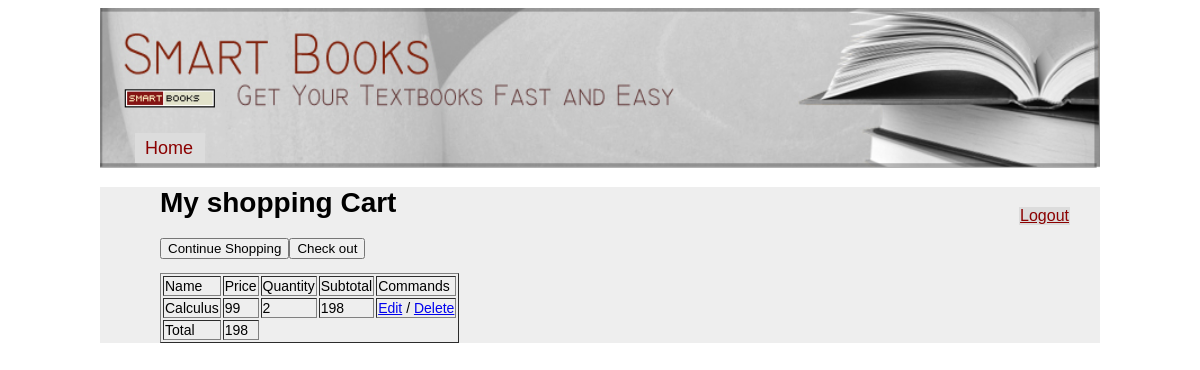
/shoppingcart.php (signed in), run on the app's committed database.
### tables this page shows
create table shoppingcart(id int unsigned not null auto_increment key,quantity integer,checkout bool,book_id integer,customer_id integer);

CREATE TABLE book(id INT UNSIGNED NOT NULL AUTO_INCREMENT KEY, name VARCHAR(128), ISBN INTEGER, year INTEGER, edition INTEGER, price FLOAT, quantity INTEGER, description TEXT, authorln VARCHAR(128), authorfn VARCHAR(128), course_id INTEGER);

### shoppingcart.php (the view, shortened to what this page needs)
<!DOCTYPE HTML PUBLIC "-//W3C//DTD HTML 4.01//EN"
   "http://www.w3.org/TR/html4/strict.dtd">
<html>
    <head>
        <link type="text/css" rel="stylesheet" href="main.css">
    </head>
    <body>
      <div id="container">
        <div id="header">
            <ul>
              <li><a href="index.php">Home</a></li>
            </ul>
        </div>
        <div id="content">
          <div id="toolbar">
            <ul>
                <li><a href="logout.php">Logout</a></li>
            </ul>
          </div>
        <h1>My shopping Cart</h1>
<?php
$id_user = $_SESSION['user_id'];
$sum = 0;
echo '<table border="1">'."\n";
$user_id=$_SESSION['user_id'];
$result = mysql_query("SELECT book.name, book.price, book.id, shoppingcart.quantity, shoppingcart.id,  shoppingcart.customer_id FROM book join shoppingcart on book.id=shoppingcart.book_id AND customer_id=$user_id");
echo "<tr><td>Name</td><td>Price</td><td>Quantity</td><td>Subtotal</td><td>Commands</td></tr>";
while ( $row = mysql_fetch_row($result) ) {
if (htmlentities($row[5]) == $id_user) {
    echo "<tr><td>";
    echo(htmlentities($row[0]));
    echo("</td><td>");
    echo(htmlentities($row[1]));
    echo("</td><td>");
    echo(htmlentities($row[3]));
    echo("</td><td>");
    echo(htmlentities($row[3])*htmlentities($row[1]));
    echo("</td><td>");
    echo('<a href="edit.php?id='.htmlentities($row[4]).'">Edit</a> / ');
    echo('<a href="delete.php?id='.htmlentities($row[4]).'">Delete</a>');
    echo("</td></tr>\n");
    $sum = $sum + htmlentities($row[3])*htmlentities($row[1]);
}
else continue;}
echo "<tr><td>Total</td><td>";
echo $sum;
echo "</td></tr>";
?>
        <p><a href="index.php"><input type="submit" value="Continue Shopping"/></a><a href="checkout.php"><input type="submit" value="Check out"/></a></p>
		</div>
      </div>
    </body>
</html>

### main.css (style rules this page uses)
body { text-align: justify; font-family: Arial, Helvetica, sans-serif; font-size: 14px; }
ul, ol, li { margin: 0px; padding: 0px; list-style: none; }
h1 { margin-left:60px; }
p { margin-left:60px; }
table { margin-left:60px; }
#container { width:1000px; margin:0 auto; }
#header { width:1000px; height:160px; background:url('banner.jpg') no-repeat; background-size:1000px 160px; }
#header a { margin:0; margin-top:5px; margin-left:10px; width:50px; height:20px; display:block; position:absolute; font-size:18px; color:#8B0000; text-decoration: none; }
#header ul { margin-top:125px; margin-left:35px; position:absolute; }
#header ul li { background-color:#DCDCDC; padding:0; width:70px; height:30px; }
#content { background-color:#eee; width:1000px; }
#toolbar { margin-left:30px; margin-right:30px; }
#toolbar ul { margin-top: 0px; position: relative; padding-top: 20px; }
#toolbar ul li { background-color:#DCDCDC; width: 80px; height: 15px; text-decoration: none; text-align: center; }
#toolbar a { color:#8B0000; font-size:16px; }
#content ul { float:right; }
#content ul li { display:inline; background-color:#DCDCDC; padding:1px; }

### data on the page
shoppingcart: book.name "Calculus", book.price "99", quantity "2", htmlentities($row[3])*htmlentities($row[1]) "198"

### other printed values
$sum "198"
